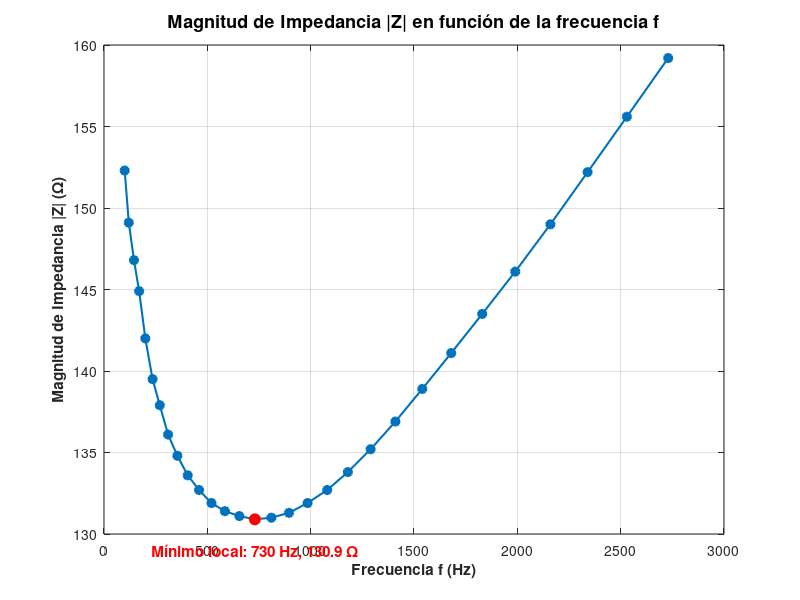

Reproduce this figure in MATLAB.
% Script para graficar los datos de impedancia vs frecuencia
% y resaltar el mínimo local según la Parte A.

% 1. Definición de los datos extraídos de la tabla
f = [100, 120, 145, 170, 200, 235, 270, 310, 355, 405, 460, 520, 585, ...
    655, 730, 810, 895, 985, 1080, 1180, 1290, 1410, 1540, 1680, ...
    1830, 1990, 2160, 2340, 2530, 2730]; % Frecuencia en Hz

Z = [152.3, 149.1, 146.8, 144.9, 142.0, 139.5, 137.9, 136.1, 134.8, ...
    133.6, 132.7, 131.9, 131.4, 131.1, 130.9, 131.0, 131.3, 131.9, ...
    132.7, 133.8, 135.2, 136.9, 138.9, 141.1, 143.5, 146.1, 149.0, ...
    152.2, 155.6, 159.2]; % Magnitud de impedancia en ohms

% 2. Encontrar el mínimo local matemáticamente
[min_Z, idx_min] = min(Z);
min_f = f(idx_min);

% 3. Creación de la gráfica
figure('Name', 'Analisis Exploratorio de Impedancia', 'Color', 'w');
plot(f, Z, '-o', 'LineWidth', 1.5, 'MarkerSize', 6, 'MarkerFaceColor', '#0072BD');
hold on;

% 4. Resaltar el punto mínimo en la gráfica
plot(min_f, min_Z, 'ro', 'MarkerSize', 8, 'MarkerFaceColor', 'r');
text(min_f, min_Z - 1.5, sprintf('Mínimo local: %.0f Hz, %.1f \\Omega', min_f, min_Z), ...
    'VerticalAlignment', 'top', 'HorizontalAlignment', 'center', ...
    'Color', 'r', 'FontSize', 11, 'FontWeight', 'bold');

% 5. Configuración de ejes y etiquetas
title('Magnitud de Impedancia |Z| en función de la frecuencia f', 'FontSize', 13);
xlabel('Frecuencia f (Hz)', 'FontSize', 11, 'FontWeight', 'bold');
ylabel('Magnitud de Impedancia |Z| (\Omega)', 'FontSize', 11, 'FontWeight', 'bold');
grid on;
hold off;
